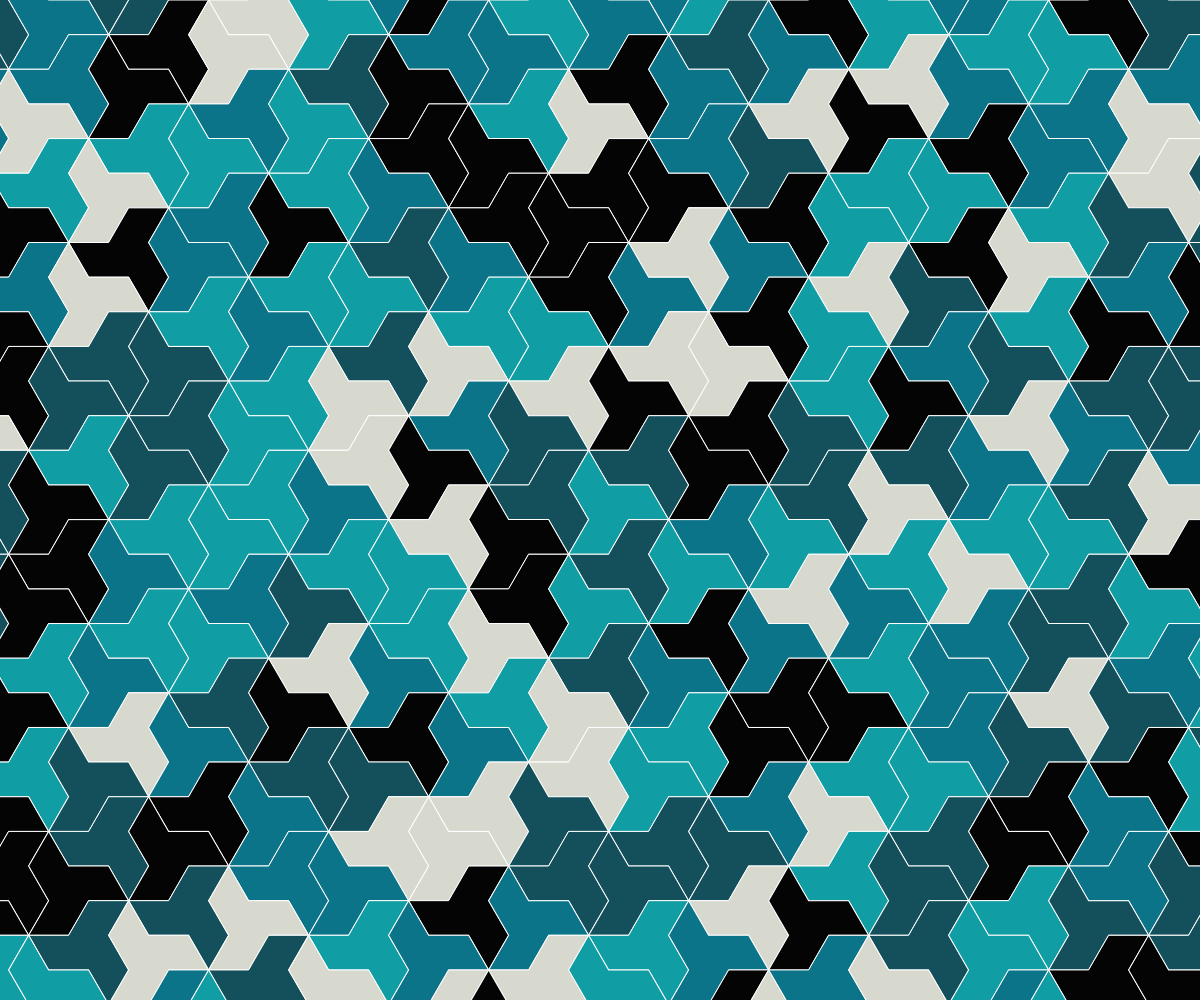
Frame 1 (no input)
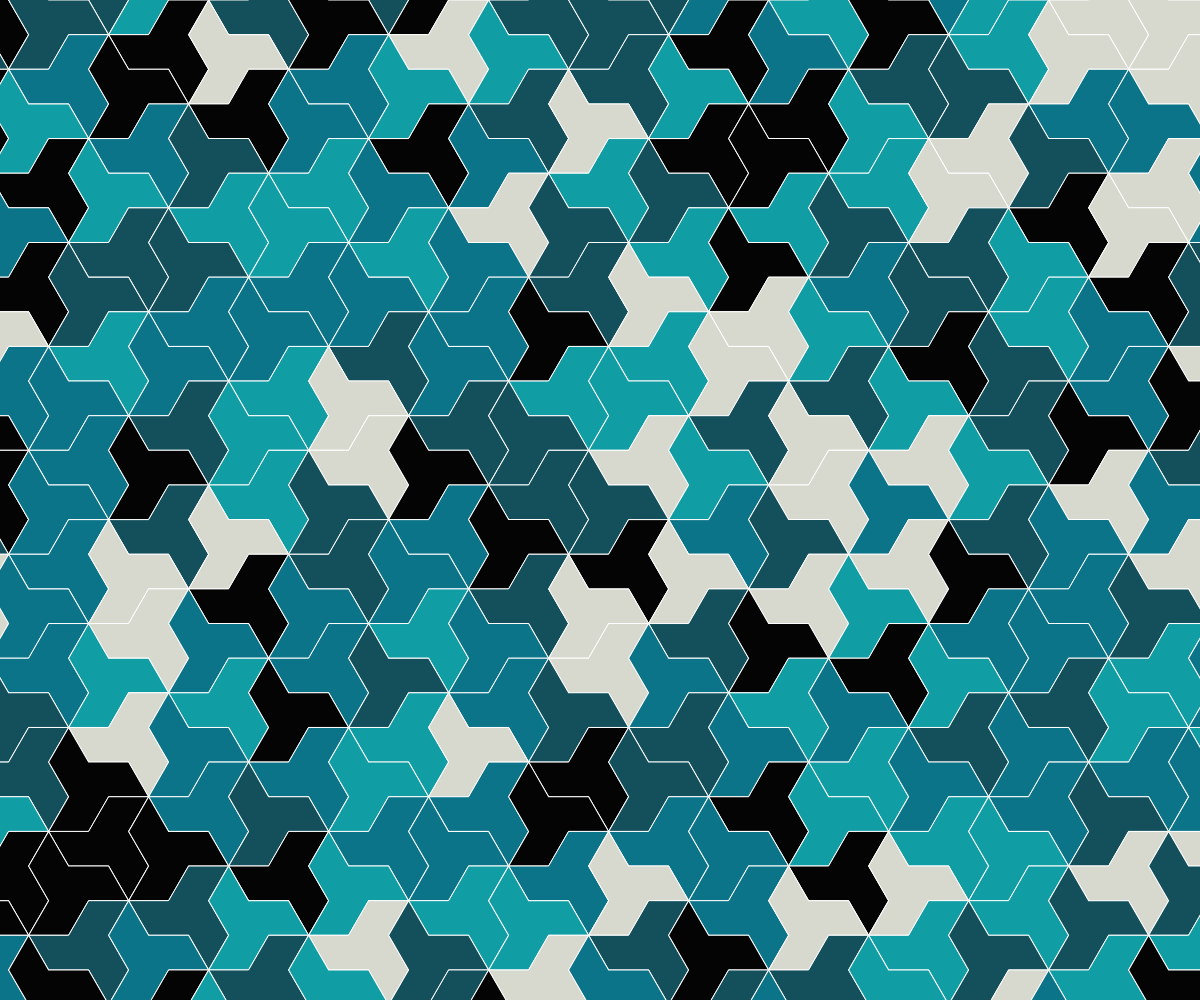
Frame 2 (the mouse pressed at the canvas centre, redrawn once)

The p5.js sketch that drew these frames (run headless with seeded random() and noise() and a simulated clock; the mouse was pressed at the canvas centre and the sketch redrawn once):

// p5.js sketch
// ── sketch.js
"use strict"

const COLORS = ["#119DA4", "#0C7489", "#13505B", "#040404", "#D7D9CE"];
const WHITE = "#FFFFFF";

function setup(){
	createCanvas(windowWidth, windowHeight);
	angleMode(DEGREES); rectMode(CENTER); imageMode(CENTER);
	textAlign(CENTER, CENTER); textSize(14);
	noLoop();
}

function draw(){
	background(WHITE);

	noFill();
	stroke(WHITE); strokeWeight(1);
	//noStroke();

	const len = 40;
	const pX = len*2 + len*cos(60);
	const oY = len * sin(60);
	const pY = len*sin(60) * 2;
	const oX = len*2;

	const rows = floor(height / pY) * 2 + 5;
	const cols = floor(width / pX) * 2;
	const w = cols * (pX+pY);

	for(let r=0; r<rows; r++){
		for(let c=0; c<cols; c++){
			let x = c*pX + r*oX - w / 2;
			let y = r*pY - c*oY;
			drawManji(x, y, len);
		}
	}
}

function drawManji(x, y, len){
	const dirs = [0, 300, 0, 120, 60, 120, 240, 180];
	for(let i=0; i<2; i++){
		fill(getColor());
		drawShape(x, y, len, i*60, dirs);
	}
}

function drawShape(x, y, len, rot, dirs){
	push();
	translate(x, y);
	rotate(rot);
	beginShape();
	let current = {x: 0, y: 0};
	vertex(current.x, current.y);
	for(let dir of dirs){
		current.x += len * cos(dir);
		current.y += len * sin(dir);
		vertex(current.x, current.y);
	}
	endShape(CLOSE);
	pop();
}

function getColor(){
	return COLORS[floor(random()*COLORS.length)];
}
